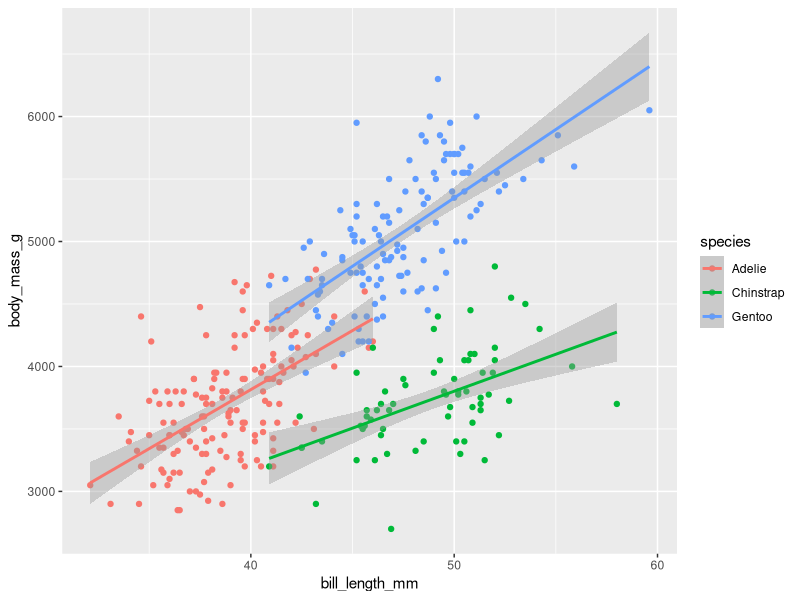
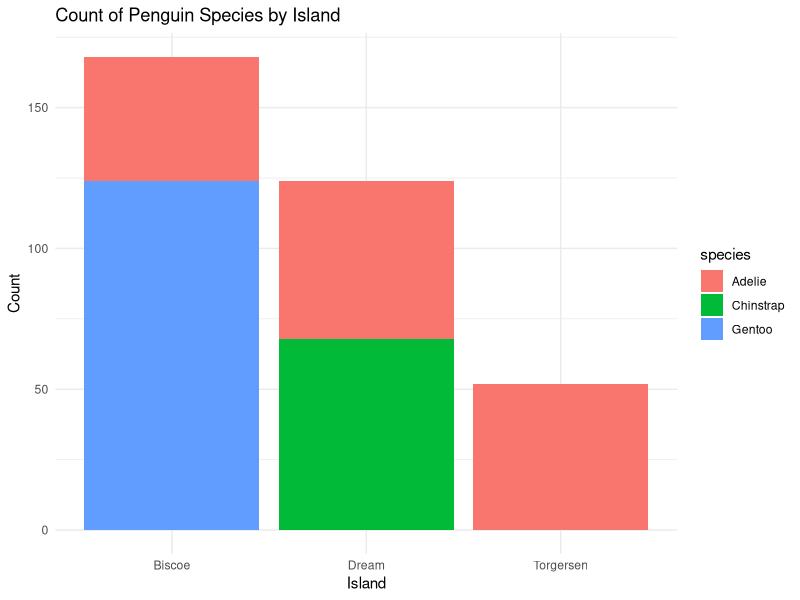
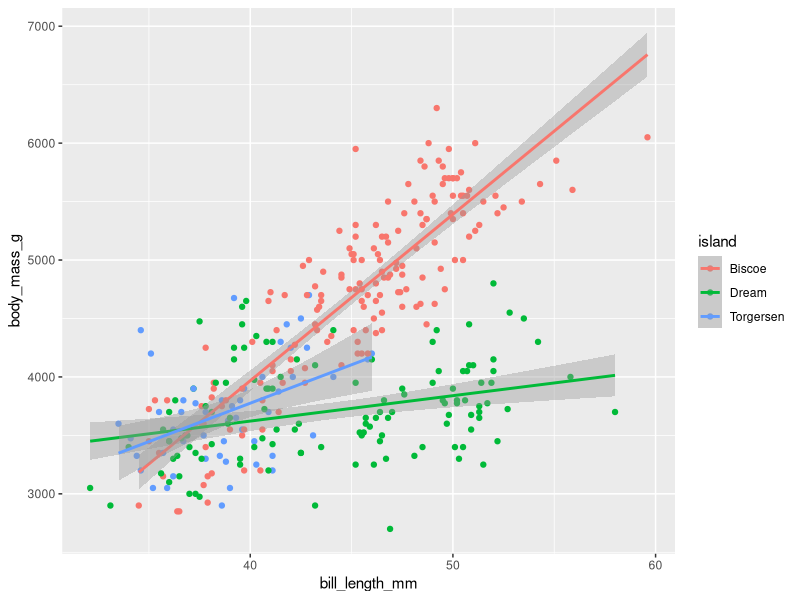

These figures' R source, in order:
## ---- chunk 1
# Load the required packages
library(caret)
library(caret)
library(palmerpenguins)
library(dplyr)
library(ggplot2)
library(knitr)
## ---- chunk 2
df <- palmerpenguins::penguins
kable(head(df), caption = "Preview of the Dataset")
## ---- chunk 3
df %>%
  group_by(species, sex) %>%
  summarise(
    across(
      where(is.numeric), 
      \(x) mean(x, na.rm = TRUE)
      )
    ) %>%
  knitr::kable(caption = "Summary of the Dataset")
## ---- chunk 4
df %>%
  ggplot(aes(x = bill_length_mm, y = body_mass_g, color = species)) +
  geom_point() + 
  geom_smooth(method = "lm")
## ---- chunk 5
ggplot(data = penguins, aes(x = island, fill = species)) + 
  geom_bar(position = "stack") +
  labs(title = "Count of Penguin Species by Island",
       x = "Island",
       y = "Count") +
  theme_minimal()
## ---- chunk 6
df %>%
  ggplot(aes(x = bill_length_mm, y = body_mass_g, color = island)) +
  geom_point() + 
  geom_smooth(method = "lm")
